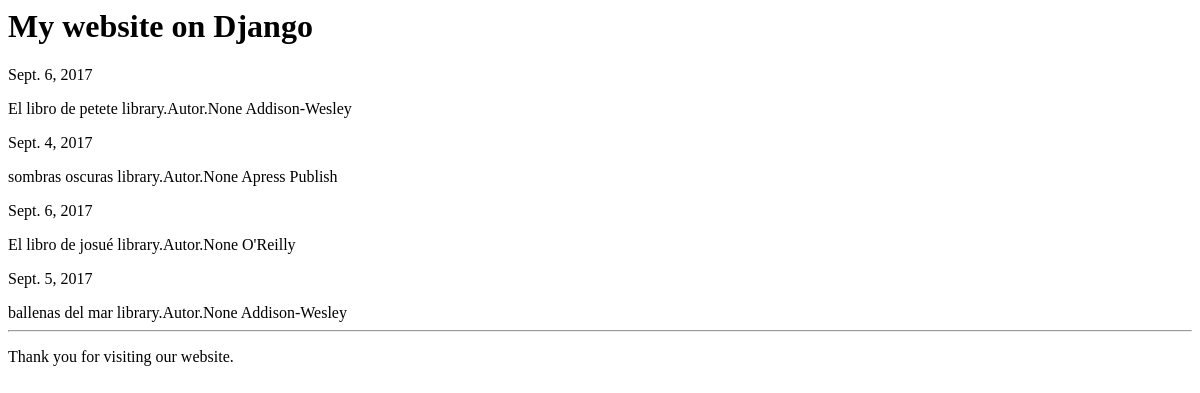
/inicio/, run on an earlier commit of the app's database.
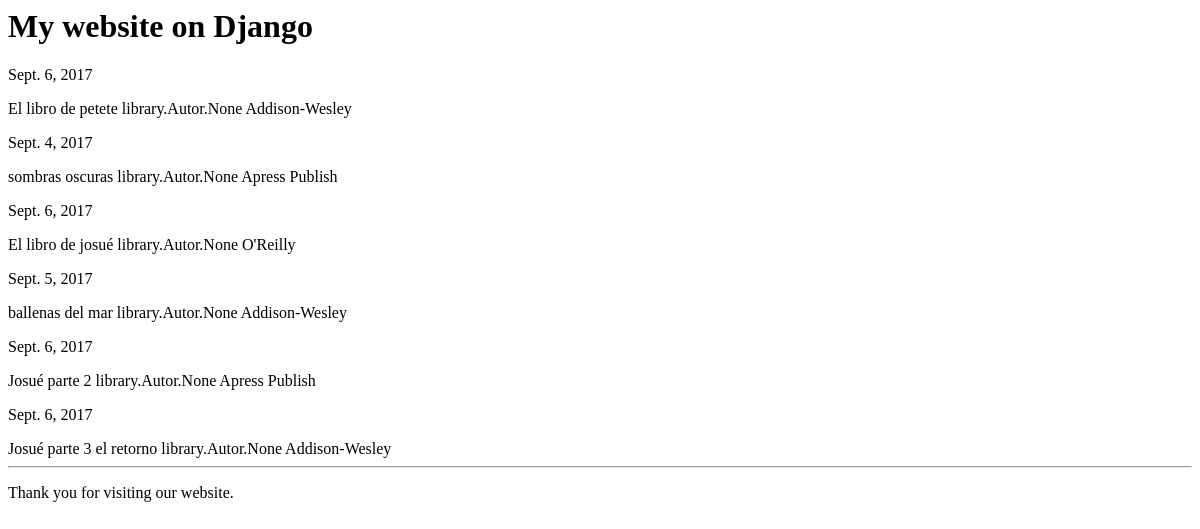
And on a later commit of the database.
### library/models.py (models this page shows, shortened)
class Libro(models.Model):
    titulo = models.CharField(max_length=100)
    autores = models.ManyToManyField(Autor)
    editor = models.ForeignKey(Editor)
    fecha_publicacion = models.DateField(blank=True, null=True)
    portada = models.ImageField(upload_to='portadas', blank=True)

class Editor(models.Model):
    nombre = models.CharField(max_length=30)
    domicilio = models.CharField(max_length=50)
    ciudad = models.CharField(max_length=60)
    estado = models.CharField(max_length=30)
    pais = models.CharField(max_length=50)
    website = models.URLField()
    class Meta:
        ordering = ['nombre']
        verbose_name_plural = 'Editores'
    def __str__(self):
        return self.nombre

### library/views.py (the view)
# urls.py: url(r'^inicio/$', views.lista_libros),
def lista_libros(request):
    lista_libros = Libro.objects.all()
    return render(request, 'library/lista_libros.html', {'lista_libros': lista_libros})

### library/templates/library/lista_libros.html (shortened to what this page needs)
{% extends 'library/base.html' %}
		{% block content %}
			{% for libro in lista_libros %}
			    <div class="libro">
                            	<div class="date">
                                <p>{{ libro.fecha_publicacion }}</p>
                            	</div>
                            {{ libro.titulo|linebreaksbr }}
                            {{ libro.autores|linebreaksbr }}
                            {{ libro.editor|linebreaksbr }}
                </div>
			{% endfor %}
   		 {% endblock content %}

What changed in the data, as far as the page shows it:
added Libro: fecha_publicacion "Sept. 6, 2017", titulo "Josué parte 2", autores "library.Autor.None", editor "Apress Publish"
added Libro: fecha_publicacion "Sept. 6, 2017", titulo "Josué parte 3 el retorno", autores "library.Autor.None", editor "Addison-Wesley"
